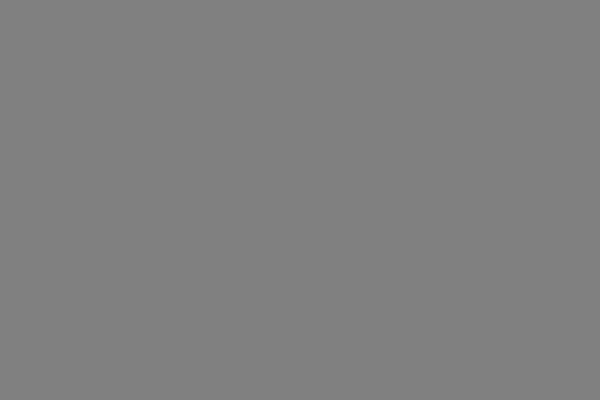
Frame 1 (no input)
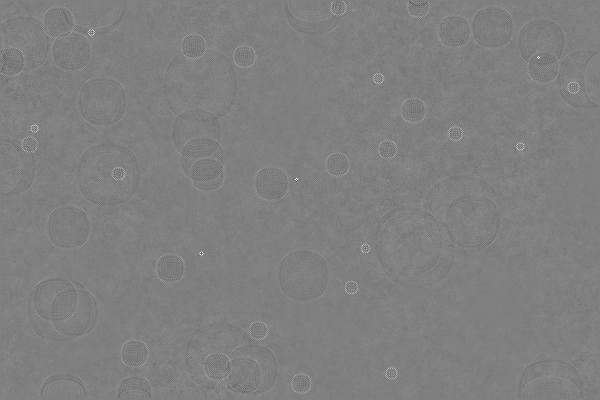
Frame 60 (the mouse pressed at the canvas centre just before this capture)
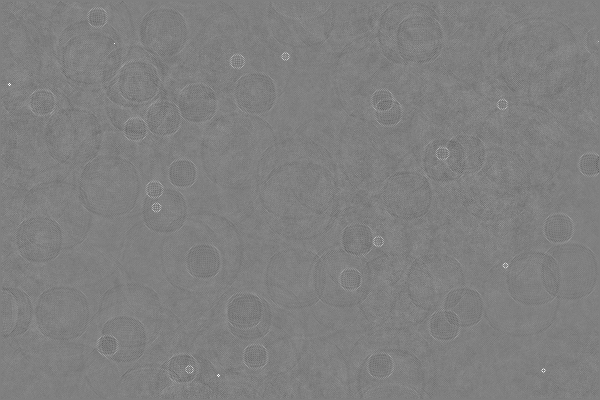
Frame 120 (the mouse held since frame 60 and released just before this capture)

The Processing sketch that drew these frames (run headless with seeded random() and noise(); from frame 60 on, the mouse is pressed at the canvas centre):

// Processing sketch: watersim
// ── watersim.pde
int cols;// = 200;
int rows;// = 200;

float nx, ny, nz;

float[][] current;// = new float[cols][rows];
float[][] prev;// = new float[cols][rows];
float[][] temp;

float damping = 0.98;


void setup() {
  //frameRate(5);
  size(600, 400);
  cols = width;
  rows = height;
  current = new float[cols][rows];
  prev = new float[cols][rows];
  //for (int i = 0; i < cols; i += 1) {
  //  for (int j = 0; j < rows; j += 1) {
  //    if (random(1) < 0.1) {
  //      prev[i][j] = 100;
  //    }
  //    //current[i][j] = floor(random(0, 255));
  //    //prev[i][j] = current[i][j];
  //  }
  //}
}

void update() {
  nz += 0.01;
  for (int i = 1; i < cols-1; i += 1) {
    nx = float(i) * 0.01;
    
    for (int j = 1; j < rows-1; j += 1) {
      ny = float(j) * 0.01;  
      current[i][j] = (prev[i-1][j] + prev[i+1][j] + prev[i][j-1] + prev[i][j+1]) / 2 - current[i][j];
      
      if (random(1) < 0.01) {
        float r = (noise(nx, ny, nz))*20;
        current[i][j] += random(-r,r);
      }
    }
  }
}

void draw() {
  background(0);
  loadPixels();

  for (int i = 0; i < cols; i += 1) {
    for (int j = 0; j < rows; j += 1) {
      int idx = i + j * cols;

      pixels[idx] = color(128 + (current[i][j]));
      current[i][j] *= damping;
    }
  }
  temp = prev;
  prev = current;
  current = temp;

  updatePixels();
  update();
  droplets();
}

void droplets() {
  int r = floor(random(0, 3));
  
  for (int i = 0; i < r; i += 1) {
    int x = floor(random(width));
    int y = floor(random(height));
    current[x][y] = 255;
  }
  
}

void setPixelAtMouse() {
  if (mouseX > 0 && mouseX < width && mouseY > 0 && mouseY < height) {
    current[mouseX][mouseY] = 255;
  }
}
void mousePressed() {
  setPixelAtMouse();
}
void mouseDragged() {
  //int index = mouseX + mouseY * cols;
  setPixelAtMouse();
}
